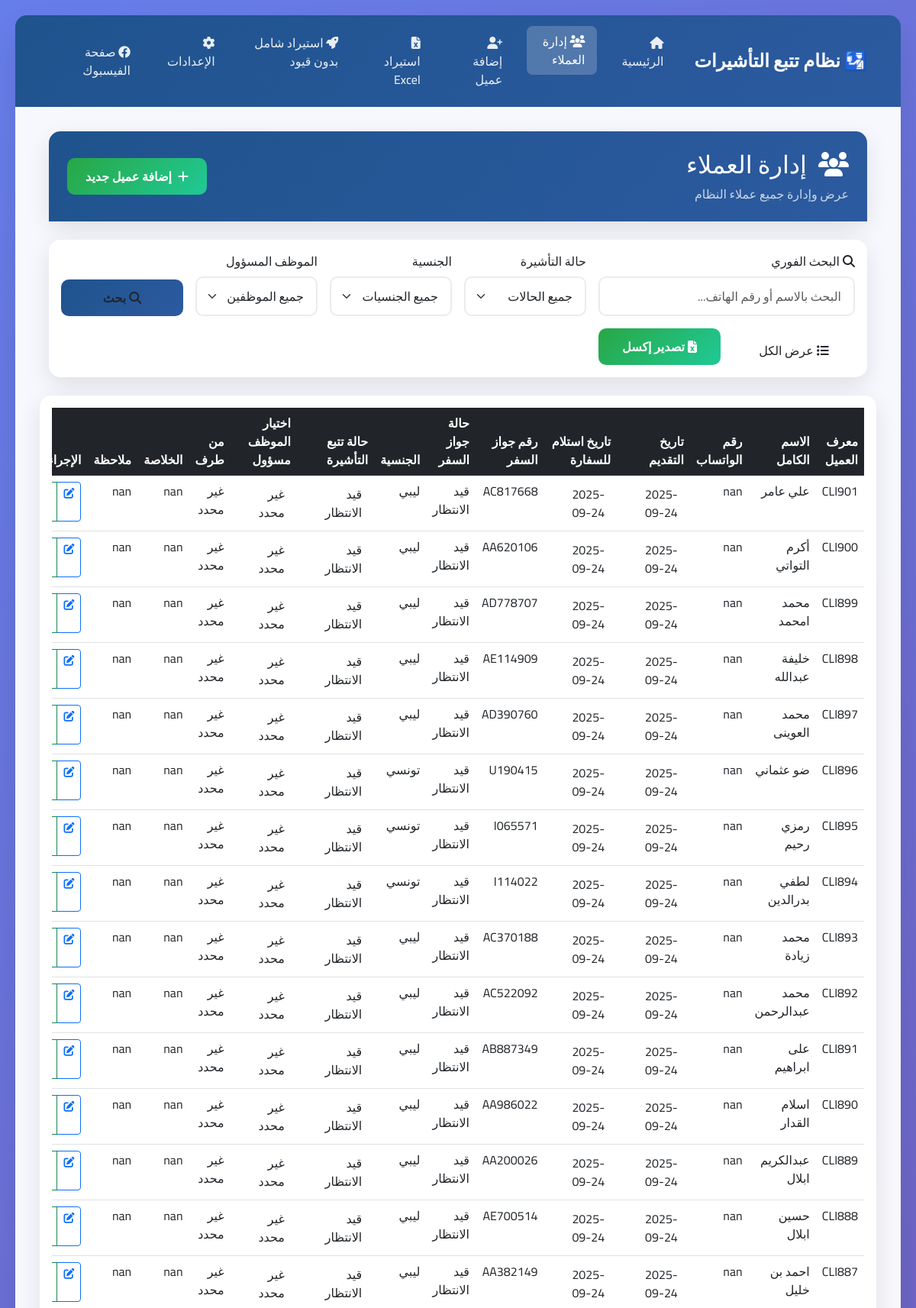
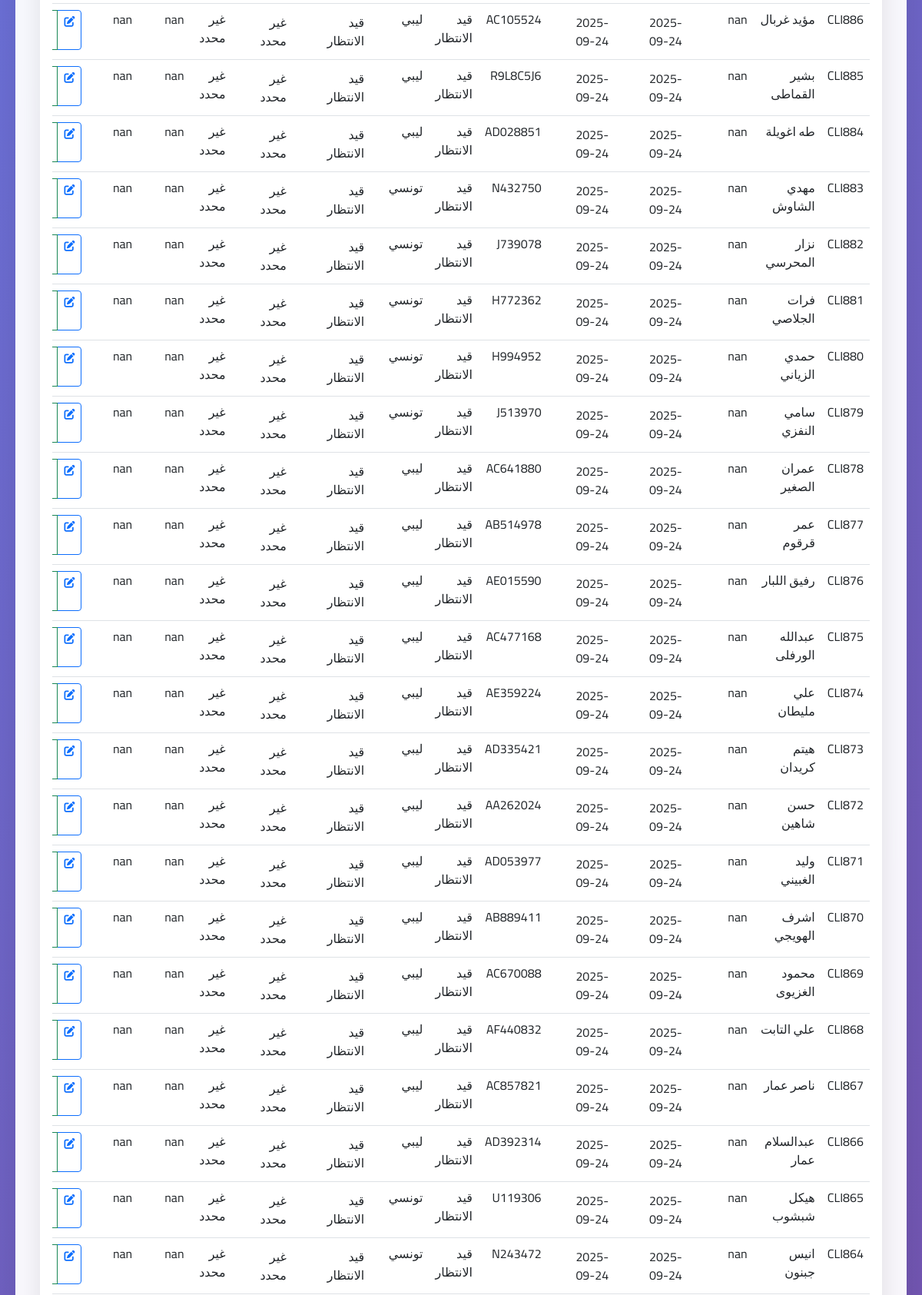
Page /clients?page=3&per_page=50&search=&status=&nationality=&employee= (upper part) on the committed database (2 pictures, top to bottom).
### tables this page shows
CREATE TABLE clients (
        id INTEGER PRIMARY KEY AUTOINCREMENT,
        client_id TEXT UNIQUE,
        full_name TEXT,
        whatsapp_number TEXT,
        whatsapp_number_clean TEXT,
        application_date TEXT,
        transaction_date TEXT,
        passport_number TEXT,
        passport_status TEXT,
        passport_status_normalized TEXT,
        nationality TEXT,
        visa_status TEXT,
        visa_status_normalized TEXT,
        processed_by TEXT,
        summary TEXT,
        notes TEXT,
        responsible_employee TEXT,
        
        -- Nouvelles colonnes pour supporter tous les formats
        original_row_number INTEGER,
        import_timestamp TEXT,
        is_duplicate BOOLEAN DEFAULT 0,
        has_empty_fields BOOLEAN DEFAULT 0,
        has_errors BOOLEAN DEFAULT 0,
        original_data TEXT,  -- JSON des données originales
        
        -- Colonnes supplémentaires du fichier Excel
        excel_col_0 TEXT,
        excel_col_1 TEXT,
        excel_col_2 TEXT,
        excel_col_3 TEXT,
        excel_col_4 TEXT,
        excel_col_5 TEXT,
        excel_col_6 TEXT,
        excel_col_7 TEXT,
        excel_col_8 TEXT,
        excel_col_9 TEXT,
        excel_col_10 TEXT,
        excel_col_11 TEXT,
        excel_col_12 TEXT,
        
        created_at TIMESTAMP DEFAULT CURRENT_TIMESTAMP,
        updated_at TIMESTAMP DEFAULT CURRENT_TIMESTAMP
    , auto_generated_id BOOLEAN DEFAULT FALSE, empty_name_accepted BOOLEAN DEFAULT FALSE, extra_data TEXT);

### app.py (the view)
@app.route('/clients', endpoint='clients_list')
def clients_list():
    print(f"🎯 ROUTE /clients APPELÉE - DÉBUT DU TRAITEMENT")
    print(f"🎯 URL: {request.url}")
    print(f"🎯 ARGS: {dict(request.args)}")
    try:
        page = int(request.args.get('page', 1))
        per_page_param = request.args.get('per_page', '50')  # Réduit de 100 à 50
        if per_page_param == 'all':
            per_page = 10000  # Nombre très élevé pour afficher tous les clients
        else:
            per_page = int(per_page_param)
        search_term = request.args.get('search', '')
        status_filter = request.args.get('status', '')
        nationality_filter = request.args.get('nationality', '')
        employee_filter = request.args.get('employee', '')
        filters = {}
        if search_term:
            filters['search'] = search_term
        if status_filter and status_filter in Client.VISA_STATUS_OPTIONS:
            filters['visa_status'] = status_filter
        if nationality_filter and nationality_filter in Client.NATIONALITY_OPTIONS:
            filters['nationality'] = nationality_filter
        if employee_filter and employee_filter in Client.EMPLOYEE_OPTIONS:
            filters['responsible_employee'] = employee_filter
        print(f"🎯 AVANT APPEL CONTRÔLEUR - page: {page}, per_page: {per_page}, filters: {filters}")
        if filters:
            clients, total = client_controller.get_filtered_clients(filters, page, per_page)
        else:
            clients, total = client_controller.get_all_clients(page, per_page)
        print(f"🎯 APRÈS APPEL CONTRÔLEUR - clients: {len(clients)}, total: {total}")
        print(f"🎯 PREMIERS CLIENTS: {[c.get('client_id', 'N/A') for c in clients[:3]]}")
        print(f"🎯 TOUS LES CLIENTS: {[c.get('client_id', 'N/A') for c in clients]}")  # DEBUG: afficher tous les clients
        with open('debug_route.log', 'w', encoding='utf-8') as f:
            f.write(f"Page: {page}, Per page: {per_page}\n")
            f.write(f"Total clients: {total}\n")
            f.write(f"Clients returned: {len(clients)}\n")
            f.write(f"Client IDs: {[c.get('client_id', 'N/A') for c in clients]}\n")
            f.write(f"CLI1000 present: {'CLI1000' in [c.get('client_id', 'N/A') for c in clients]}\n")
        total_pages = (total + per_page - 1) // per_page
        has_prev = page > 1
        has_next = page < total_pages
        pagination = {
            'page': page,
            'per_page': per_page,
            'total': total,
            'total_pages': total_pages,
            'has_prev': has_prev,
            'has_next': has_next,
            'prev_num': page - 1 if has_prev else None,
            'next_num': page + 1 if has_next else None
        }
        mapped_clients = clients
        print(f"🐛 DEBUG CRITIQUE: Nombre de clients récupérés: {len(clients)}")
        print(f"🐛 DEBUG CRITIQUE: Total: {total}")
        print(f"🐛 DEBUG CRITIQUE: Premiers clients: {[c.get('client_id', 'N/A') for c in clients[:3]]}")
        print(f"🐛 DEBUG CRITIQUE: Base de données: {db_manager.db_path}")
        print(f"🐛 DEBUG CRITIQUE: Type de contrôleur: {type(client_controller)}")
        return render_template('clients.html',
                             clients=mapped_clients,
                             pagination=pagination,
                             search_term=search_term,
                             status_filter=status_filter,
                             nationality_filter=nationality_filter,
                             employee_filter=employee_filter,
                             visa_statuses=Client.VISA_STATUS_OPTIONS,
                             nationalities=Client.NATIONALITY_OPTIONS,
                             employees=Client.EMPLOYEE_OPTIONS,
                             app_title='نظام تتبع التأشيرات',
                             company_name='شركة تسهيل للخدمات',
                             facebook_link='https://facebook.com/yourpage')
    except Exception as e:
        flash(f'خطأ في تحميل قائمة العملاء: {str(e)}', 'error')
        return render_template('clients.html', clients=[], pagination={'page': 1, 'total': 0, 'total_pages': 0})

### app.py (called while the page is built)
@app.context_processor
def inject_rtl_support():
    from datetime import datetime
    return {
        'rtl_support': True,
        'app_title': '🛂 نظام تتبع التأشيرات الذكي - TCA',
        'company_name': 'شركة تونس للاستشارات والخدمات',
        'facebook_link': 'https://www.facebook.com/share/1D4dHp2z74/?mibextid=wwXIfr',
        'current_datetime': datetime.now().strftime('%Y-%m-%d %H:%M')
    }

### src/controllers/client_controller.py (called while the page is built)
    def get_all_clients(self, page: int = 1, per_page: int = 50) -> tuple[List[Dict[str, Any]], int]:
        try:
            clients, total = self.db_manager.get_all_clients(page, per_page)
            return [dict(client) for client in clients], total
        except Exception as e:
            print(f"Erreur lors de la récupération des clients: {e}")
            return [], 0

### src/database/database_manager.py (called while the page is built)
    def get_connection(self):
        return sqlite3.connect(self.db_path)

    def get_all_clients(self, page: int = 1, per_page: int = 50) -> tuple[List[sqlite3.Row], int]:
        conn = self.get_connection()
        conn.row_factory = sqlite3.Row
        cursor = conn.cursor()
        try:
            cursor.execute('SELECT COUNT(*) FROM clients')
            total = cursor.fetchone()[0]
            offset = (page - 1) * per_page
            cursor.execute("""
                SELECT * FROM clients
                ORDER BY
                    CASE WHEN client_id IS NULL OR client_id = '' THEN 1 ELSE 0 END ASC,
                    CAST(SUBSTR(client_id, 4) AS INTEGER) DESC
                LIMIT ? OFFSET ?
            """, (per_page, offset))
            clients = cursor.fetchall()
            return clients, total
        finally:
            conn.close()

### templates/clients.html (shortened to what this page needs)
{% extends "base.html" %}
{% block content %}
<div class="container-fluid">
 <div class="row mb-4">
 <div class="col-12">
  <div class="card card-modern">
  <div class="card-header-modern">
   <div class="row align-items-center">
   <div class="col">
    <h2 class="mb-0">
    <i class="fas fa-users me-2"></i> إدارة العملاء
    </h2>
    <p class="mb-0 mt-2 opacity-75">عرض وإدارة جميع عملاء النظام</p>
   </div>
   <div class="col-auto">
    <a href="{{ url_for('add_client') }}" class="btn btn-success-custom">
    <i class="fas fa-plus me-2"></i>إضافة عميل جديد
    </a>
   </div>
   </div>
  </div>
  </div>
 </div>
 </div>
 <div class="row mb-4">
 <div class="col-12">
  <div class="card card-modern">
  <div class="card-body">
   <form method="GET" action="{{ url_for('clients_list') }}" class="row g-3">
   <div class="col-lg-4 col-md-6">
    <label for="search" class="form-label">
    <i class="fas fa-search me-1"></i>البحث الفوري
    </label>
    <input type="text" class="form-control" id="search" name="search"
      value="{{ search_term }}" placeholder="البحث بالاسم أو رقم الهاتف...">
   </div>
   <div class="col-lg-2 col-md-6">
    <label for="status" class="form-label">حالة التأشيرة</label>
    <select class="form-select" id="status" name="status">
    <option value="">جميع الحالات</option>
    </select>
   </div>
   <div class="col-lg-2 col-md-6">
    <label for="nationality" class="form-label">الجنسية</label>
    <select class="form-select" id="nationality" name="nationality">
    <option value="">جميع الجنسيات</option>
    </select>
   </div>
   <div class="col-lg-2 col-md-6">
    <label for="employee" class="form-label">الموظف المسؤول</label>
    <select class="form-select" id="employee" name="employee">
    <option value="">جميع الموظفين</option>
    </select>
   </div>
   <div class="col-lg-2 col-md-6 d-flex align-items-end">
    <button type="submit" class="btn btn-primary-custom w-100">
    <i class="fas fa-search me-1"></i>بحث
    </button>
   </div>
   <div class="col-lg-2 col-md-6 d-flex align-items-end">
    <a href="{{ url_for('clients_list', per_page='all') }}" class="btn btn-info-custom w-100">
    <i class="fas fa-list me-1"></i>عرض الكل
    </a>
   </div>
   <div class="col-lg-2 col-md-6 d-flex align-items-end">
    <button type="button" class="btn btn-success-custom w-100" onclick="exportToExcel()">
    <i class="fas fa-file-excel me-1"></i>تصدير إكسل
    </button>
   </div>
   </div>
  </div>
  </div>
 </div>
 </div>
 <div class="row">
 <div class="col-12">
  <div class="card card-modern">
  <div class="card-body">
   {% if clients and clients|length > 0 %}
   <div class="table-responsive">
    <table class="table table-hover">
    <thead class="table-dark">
     <tr>
     <th>معرف العميل</th>
     <th>الاسم الكامل</th>
     <th>رقم الواتساب</th>
     <th>تاريخ التقديم</th>
     <th>تاريخ استلام للسفارة</th>
     <th>رقم جواز السفر</th>
     <th>حالة جواز السفر</th>
     <th>الجنسية</th>
     <th>حالة تتبع التأشيرة</th>
     <th>اختيار الموظف مسؤول</th>
     <th>من طرف</th>
     <th>الخلاصة</th>
     <th>ملاحظة</th>
     <th>الإجراءات</th>
     </tr>
    </thead>
    <tbody>
     {% for client in clients %}
     <tr>
     <td>{{ client.get('client_id', 'غير محدد') }}</td>
     <td>{{ client.get('full_name', 'غير محدد') }}</td>
     <td>{{ client.get('whatsapp_number', 'غير محدد') }}</td>
     <td>
      <div class="inline-edit-container" data-field="application_date" data-client-id="{{ client.get('client_id', '') }}">
       <div class="inline-edit-display">
        <span class="field-value">{{ client.get('file_date', client.get('application_date', 'غير محدد')) }}</span>
       </div>
      </div>
     </td>
     <td>
      <div class="inline-edit-container" data-field="transaction_date" data-client-id="{{ client.get('client_id', '') }}">
       <div class="inline-edit-display">
        <span class="field-value">{{ client.get('reception_date', client.get('transaction_date', 'غير محدد')) }}</span>
       </div>
      </div>
     </td>
     <td>{{ client.get('passport_number', 'غير محدد') }}</td>
     <td>{{ client.get('passport_status', 'غير محدد') }}</td>
     <td>{{ client.get('nationality', 'غير محدد') }}</td>
     <td>
      <div class="inline-edit-container" data-field="visa_status" data-client-id="{{ client.get('client_id', '') }}">
       <div class="inline-edit-display">
        <span class="field-value">{{ client.get('visa_status', 'غير محدد') }}</span>
       </div>
      </div>
     </td>
     <td>
      <div class="inline-edit-container" data-field="responsible_employee" data-client-id="{{ client.get('client_id', '') }}">
       <div class="inline-edit-display">
        <span class="field-value">{{ client.get('responsible_employee', 'غير محدد') }}</span>
       </div>
      </div>
     </td>
     <td>{{ client.get('processed_by', 'غير محدد') }}</td>
     <td>{{ client.get('summary', 'غير محدد') }}</td>
     <td>{{ client.get('notes', 'غير محدد') }}</td>
     <td>
      <div class="btn-group" role="group">
      <a href="{{ url_for('edit_client', client_id=client.get('client_id', '')) }}"
        class="btn btn-sm btn-outline-primary" title="تعديل">
       <i class="fas fa-edit"></i>
      </a>
      <button type="button" class="btn btn-sm btn-outline-success"
       onclick="sendWhatsAppTest('{{ client.get('client_id', '') }}')"
       title="إرسال رسالة واتساب">
      </button>
      </div>
     </td>
     </tr>
     {% endfor %}
    </tbody>
    </table>
   </div>
   {% else %}
   <div class="text-center py-5">
    <i class="fas fa-users fa-3x text-muted mb-3"></i>
    <h4 class="text-muted">لا توجد نتائج</h4>
    <p class="text-muted">لم يتم العثور على أي عملاء مطابقين للمعايير المحددة</p>
   </div>
   {% endif %}
  </div>
  </div>
  </div>
 </div>
</div>
{% endblock %}

### static/css/styles.fd3d584b206e4d6370ba.css (style rules this page uses)
:root { --primary-color:#1f538d;--secondary-color:#2c5aa0;--accent-color:#f8f9fa;--success-color:#28a745;--warning-color:#ffc107;--danger-color:#dc3545;--info-color:#17a2b8;--dark-color:#343a40;--light-color:#f8f9fa }
body { background:linear-gradient(135deg,#667eea,#764ba2);direction:rtl;font-family:Cairo,sans-serif;min-height:100vh }
.card-modern { background:#fff;border:none;border-radius:15px;box-shadow:0 10px 30px rgba(0,0,0,.1);transition:all .3s ease }
.card-header-modern { border-radius:15px 15px 0 0!important;color:#fff;padding:1.5rem }
.btn-primary-custom,.card-header-modern { background:linear-gradient(135deg,var(--primary-color) 0,var(--secondary-color) 100%);border:none }
.btn-primary-custom { border-radius:10px;font-weight:600;padding:.75rem 1.5rem;transition:all .3s ease }
.btn-success-custom { background:linear-gradient(135deg,var(--success-color) 0,#20c997 100%);border:none;border-radius:10px;color:#fff;font-weight:600;padding:.75rem 1.5rem;transition:all .3s ease }
.form-control,.form-select { border:2px solid #e9ecef;border-radius:10px;padding:.75rem 1rem;transition:all .3s ease }
.table-responsive { -webkit-overflow-scrolling:touch }
* { backface-visibility:hidden;transform:translateZ(0) }
.col-lg-4.col-md-6 { position:relative }
.inline-edit-container { cursor:pointer;position:relative;transition:all .2s ease }
.inline-edit-display { align-items:center;display:flex;justify-content:space-between;min-height:32px;padding:4px 8px }

### rows in the picture
clients: get "CLI901", get "علي عامر", get "nan", get "2025-09-24", get "AC817668", get "قيد الانتظار", get "ليبي", get "غير محدد"
clients: get "CLI900", get "أكرم التواتي", get "nan", get "2025-09-24", get "AA620106", get "قيد الانتظار", get "ليبي", get "غير محدد"
clients: get "CLI899", get "محمد امحمد", get "nan", get "2025-09-24", get "AD778707", get "قيد الانتظار", get "ليبي", get "غير محدد"
clients: get "CLI898", get "خليفة عبدالله", get "nan", get "2025-09-24", get "AE114909", get "قيد الانتظار", get "ليبي", get "غير محدد"
clients: get "CLI897", get "محمد العوينى", get "nan", get "2025-09-24", get "AD390760", get "قيد الانتظار", get "ليبي", get "غير محدد"
clients: get "CLI896", get "ضو عثماني", get "nan", get "2025-09-24", get "U190415", get "قيد الانتظار", get "تونسي", get "غير محدد"
clients: get "CLI895", get "رمزي رحيم", get "nan", get "2025-09-24", get "I065571", get "قيد الانتظار", get "تونسي", get "غير محدد"
clients: get "CLI894", get "لطفي بدرالدين", get "nan", get "2025-09-24", get "I114022", get "قيد الانتظار", get "تونسي", get "غير محدد"
clients: get "CLI893", get "محمد زيادة", get "nan", get "2025-09-24", get "AC370188", get "قيد الانتظار", get "ليبي", get "غير محدد"
clients: get "CLI892", get "محمد عبدالرحمن", get "nan", get "2025-09-24", get "AC522092", get "قيد الانتظار", get "ليبي", get "غير محدد"
clients: get "CLI891", get "على ابراهيم", get "nan", get "2025-09-24", get "AB887349", get "قيد الانتظار", get "ليبي", get "غير محدد"
clients: get "CLI890", get "اسلام القدار", get "nan", get "2025-09-24", get "AA986022", get "قيد الانتظار", get "ليبي", get "غير محدد"
clients: get "CLI889", get "عبدالكريم ابلال", get "nan", get "2025-09-24", get "AA200026", get "قيد الانتظار", get "ليبي", get "غير محدد"
clients: get "CLI888", get "حسين ابلال", get "nan", get "2025-09-24", get "AE700514", get "قيد الانتظار", get "ليبي", get "غير محدد"
clients: get "CLI887", get "احمد بن خليل", get "nan", get "2025-09-24", get "AA382149", get "قيد الانتظار", get "ليبي", get "غير محدد"
clients: get "CLI886", get "مؤيد غربال", get "nan", get "2025-09-24", get "AC105524", get "قيد الانتظار", get "ليبي", get "غير محدد"
clients: get "CLI885", get "بشير القماطى", get "nan", get "2025-09-24", get "R9L8C5J6", get "قيد الانتظار", get "ليبي", get "غير محدد"
clients: get "CLI884", get "طه اغويلة", get "nan", get "2025-09-24", get "AD028851", get "قيد الانتظار", get "ليبي", get "غير محدد"
clients: get "CLI883", get "مهدي الشاوش", get "nan", get "2025-09-24", get "N432750", get "قيد الانتظار", get "تونسي", get "غير محدد"
clients: get "CLI882", get "نزار المحرسي", get "nan", get "2025-09-24", get "J739078", get "قيد الانتظار", get "تونسي", get "غير محدد"
clients: get "CLI881", get "فرات الجلاصي", get "nan", get "2025-09-24", get "H772362", get "قيد الانتظار", get "تونسي", get "غير محدد"
clients: get "CLI880", get "حمدي الزياني", get "nan", get "2025-09-24", get "H994952", get "قيد الانتظار", get "تونسي", get "غير محدد"
clients: get "CLI879", get "سامي النفزي", get "nan", get "2025-09-24", get "J513970", get "قيد الانتظار", get "تونسي", get "غير محدد"
clients: get "CLI878", get "عمران الصغير", get "nan", get "2025-09-24", get "AC641880", get "قيد الانتظار", get "ليبي", get "غير محدد"
clients: get "CLI877", get "عمر قرقوم", get "nan", get "2025-09-24", get "AB514978", get "قيد الانتظار", get "ليبي", get "غير محدد"
clients: get "CLI876", get "رفيق اللبار", get "nan", get "2025-09-24", get "AE015590", get "قيد الانتظار", get "ليبي", get "غير محدد"
clients: get "CLI875", get "عبدالله الورفلى", get "nan", get "2025-09-24", get "AC477168", get "قيد الانتظار", get "ليبي", get "غير محدد"
clients: get "CLI874", get "علي مليطان", get "nan", get "2025-09-24", get "AE359224", get "قيد الانتظار", get "ليبي", get "غير محدد"
clients: get "CLI873", get "هيتم كريدان", get "nan", get "2025-09-24", get "AD335421", get "قيد الانتظار", get "ليبي", get "غير محدد"
clients: get "CLI872", get "حسن شاهين", get "nan", get "2025-09-24", get "AA262024", get "قيد الانتظار", get "ليبي", get "غير محدد"
clients: get "CLI871", get "وليد الغبيني", get "nan", get "2025-09-24", get "AD053977", get "قيد الانتظار", get "ليبي", get "غير محدد"
clients: get "CLI870", get "اشرف الهويجي", get "nan", get "2025-09-24", get "AB889411", get "قيد الانتظار", get "ليبي", get "غير محدد"
clients: get "CLI869", get "محمود الغزيوى", get "nan", get "2025-09-24", get "AC670088", get "قيد الانتظار", get "ليبي", get "غير محدد"
clients: get "CLI868", get "علي التابت", get "nan", get "2025-09-24", get "AF440832", get "قيد الانتظار", get "ليبي", get "غير محدد"
clients: get "CLI867", get "ناصر عمار", get "nan", get "2025-09-24", get "AC857821", get "قيد الانتظار", get "ليبي", get "غير محدد"
clients: get "CLI866", get "عبدالسلام عمار", get "nan", get "2025-09-24", get "AD392314", get "قيد الانتظار", get "ليبي", get "غير محدد"
clients: get "CLI865", get "هيكل شبشوب", get "nan", get "2025-09-24", get "U119306", get "قيد الانتظار", get "تونسي", get "غير محدد"
clients: get "CLI864", get "انيس جبنون", get "nan", get "2025-09-24", get "N243472", get "قيد الانتظار", get "تونسي", get "غير محدد"

### other values in the picture
{{ app_title }} "نظام تتبع التأشيرات"
